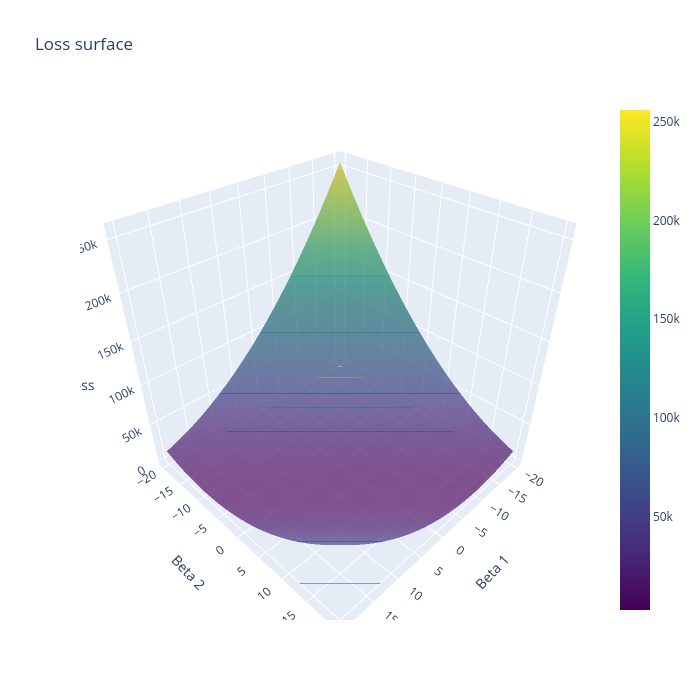

The code cell stored with this chart in its notebook:
### Code cell
# linspace for loss surface
L=40
lsp_b = np.linspace(-20,20,L)
lsp_b_x, lsp_b_y = np.meshgrid(lsp_b,lsp_b)
lsp_b_mat = np.column_stack((lsp_b_x.flatten(),lsp_b_y.flatten()))

def build_surface_fig(loss_values):
    
    data = [
        go.Surface(
                x=lsp_b_x,
                y=lsp_b_y,
                z=loss_values,
                colorscale='Viridis',
                    opacity=0.7,
                    contours=dict(z=dict(show=True,
                                         width=3,
                                         highlight=True,
                                         highlightcolor='orange',
                                         project=dict(z=True),
                                         usecolormap=True))
        )
    ]

    layout = go.Layout(
        title='Loss surface',
        autosize=False,
        width=700,
        height=700,
        scene=dict(
        xaxis = dict(
            title='Beta 1'),
        yaxis = dict(
            title='Beta 2'),
        zaxis = dict(
            title='Loss')
        )
    )

    fig = go.Figure(data=data, layout=layout)
    display(iplot(fig, filename='2D Regression with different estimators - colinear data'))

build_surface_fig(OLS_loss(X_colin,y_colin.reshape(-1,1), lsp_b_mat.T, 100).reshape((L,L)));

### Figure 1 — Plotly figure (JSON) as saved in the notebook; plotly's stock layout.template omitted (floating-point values rounded to 4 significant figures; data arrays with more than 128 entries replaced by an {"elided": "..."} marker saying what was removed)
{"data": [{"colorscale": [[0, "#440154"], [0.1111, "#482878"], [0.2222, "#3e4989"], [0.3333, "#31688e"], [0.4444, "#26828e"], [0.5556, "#1f9e89"], [0.6667, "#35b779"], [0.7778, "#6ece58"], [0.8889, "#b5de2b"], [1, "#fde725"]], "contours": {"z": {"highlight": true, "highlightcolor": "orange", "project": {"z": true}, "show": true, "usecolormap": true, "width": 3}}, "opacity": 0.7, "type": "surface", "x": {"elided": "40x40 float values"}, "y": {"elided": "40x40 float values"}, "z": {"elided": "40x40 float values"}}], "layout": {"autosize": false, "height": 700, "scene": {"aspectmode": "auto", "aspectratio": {"x": 1, "y": 1, "z": 1}, "xaxis": {"title": {"text": "Beta 1"}, "type": "linear"}, "yaxis": {"title": {"text": "Beta 2"}, "type": "linear"}, "zaxis": {"title": {"text": "Loss"}, "type": "linear"}}, "title": {"text": "Loss surface"}, "width": 700}}
